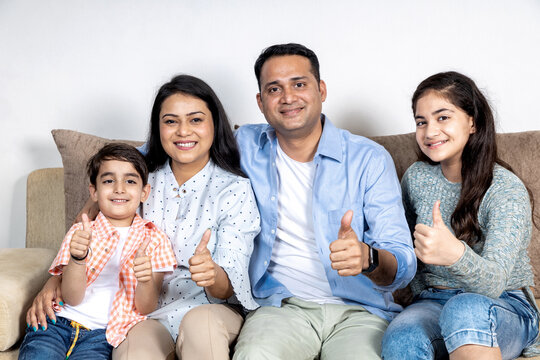
#> input picture EXP 9/download.jpg, 540 x 360 px
$ jupyter execute 'Exp 9.ipynb'
#> lines starting #> are read from the running program, lines starting #| are printed output that depends on the picture; after the words box and inside, x2 and y2 are one past the last pixel; in counts of white or black regions, pixels touching at a corner belong together
# Implement the detection of Eye or Face or Smile from the Image

[cell 1]
import cv2
import numpy as np

[cell 2]
#Load models
face_cascade = cv2.CascadeClassifier(cv2.data.haarcascades + 'haarcascade_frontalface_default.xml')
eye_cascade = cv2.CascadeClassifier(cv2.data.haarcascades + 'haarcascade_eye.xml')
smile_cascade = cv2.CascadeClassifier(cv2.data.haarcascades + 'haarcascade_smile.xml')

# Example

[cell 3]
img = cv2.imread("download.jpg")
#> img is the input picture: shape (360, 540, 3); mean B, G, R 184.1, 181.6, 185
cv2.imshow("Image", img)
cv2.waitKey(0)
cv2.destroyAllWindows()

[cell 4]
gray= cv2.cvtColor(img, cv2.COLOR_BGR2GRAY)
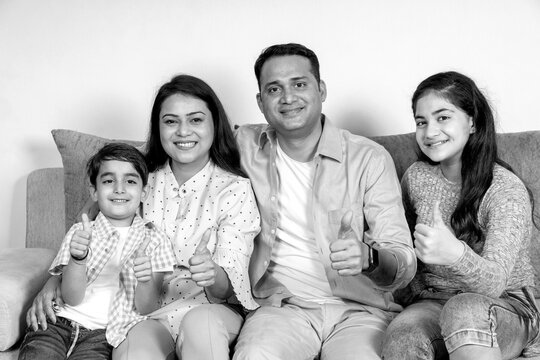
#> gray: shape (360, 540); min 0, max 255, mean 182.9
cv2.imshow("Grayscale Image", gray)
cv2.waitKey(0)
cv2.destroyAllWindows()

[cell 5]
faces = face_cascade.detectMultiScale(gray, 1.3, 5)
#> faces = [[253, 59, 69, 69], [152, 95, 65, 65], [402, 92, 68, 68], [91, 159, 59, 59]]

for (x, y, w, h) in faces:
    img = cv2.rectangle(img, (x, y), (x+w, y+h), (255, 0, 0), 2)
    roi_gray = gray[y:y+h, x:x+w]
    roi_color = img[y:y+h, x:x+w]
    eyes = eye_cascade.detectMultiScale(roi_gray)
    for (ex, ey, ew, eh) in eyes:
        cv2.rectangle(roi_color, (ex, ey), (ex+ew, ey+eh), (0, 255, 0), 2)

    smile=smile_cascade.detectMultiScale(roi_gray)
    for (sx, sy, sw, sh) in smile:
        cv2.rectangle(roi_color, (sx, sy), (sx+sw, sy+sh), (0, 0, 255), 2)
#> this loop made 4 passes
#> (x, y, w, h, eyes, smile) on passes 1 to 4: (253, 59, 69, 69, [[34, 15, 22, 22], [10, 19, 23, 23]], [[20, 42, 40, 20]]), (152, 95, 65, 65, [[32, 14, 23, 23], [10, 16, 20, 20]], [[14, 38, 41, 21]]), (402, 92, 68, 68, [[28, 15, 22, 22]], [[16, 41, 39, 20]]), (91, 159, 59, 59, [[7, 11, 21, 21]], [[10, 31, 38, 19]])
#> pass 1, `img = cv2.rectangle(img, (x, y), (x+w, y+h), (255, 0, 0), 2)`:
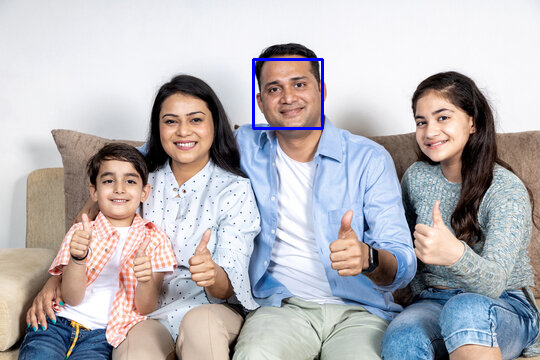
#> img: shape (360, 540, 3); 0.42% of pixels changed, all inside (x1, y1, x2, y2) = (252, 58, 324, 130)
#> pass 1, `roi_gray = gray[y:y+h, x:x+w]`:
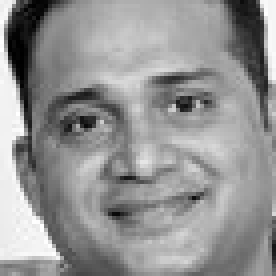
#> roi_gray: shape (69, 69) (shown 4 times larger); min 0, max 255, mean 147.1
#> pass 1, `roi_color = img[y:y+h, x:x+w]`:
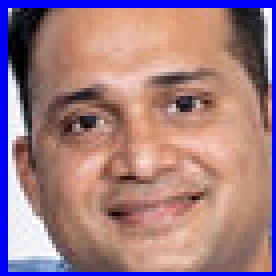
#> roi_color: shape (69, 69, 3) (shown 4 times larger); mean B, G, R 131.6, 123.5, 160
#> pass 2, `img = cv2.rectangle(img, (x, y), (x+w, y+h), (255, 0, 0), 2)`:
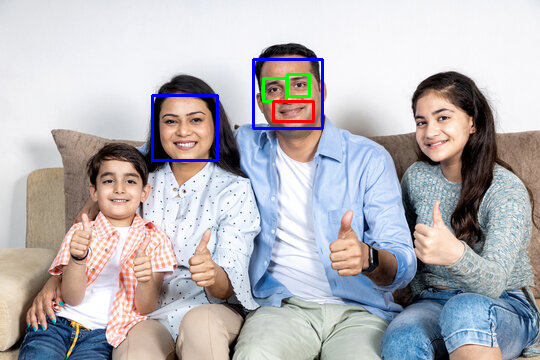
#> img: shape (360, 540, 3); 0.81% of pixels changed, all inside (x1, y1, x2, y2) = (151, 73, 315, 162)
#> after the loop:
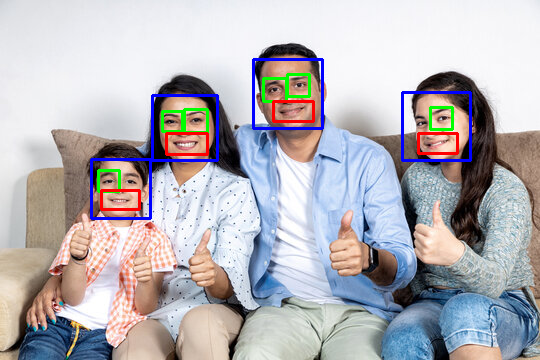
#> img: shape (360, 540, 3); 1.78% of pixels changed, all inside (x1, y1, x2, y2) = (90, 91, 472, 220)
#> after the loop:
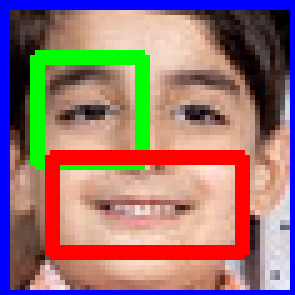
#> roi_color: shape (59, 59, 3) (shown 5 times larger); mean B, G, R 114.9, 115.6, 152.3
#> after the loop:
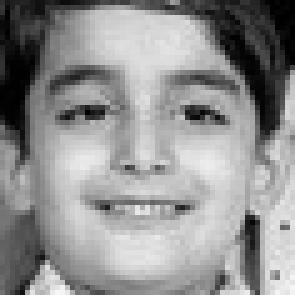
#> roi_gray: shape (59, 59) (shown 5 times larger); min 0, max 246, mean 144.4

cv2.imshow("Image",img)
cv2.waitKey(0)
cv2.destroyAllWindows()
cv2.destroyAllWindows()
